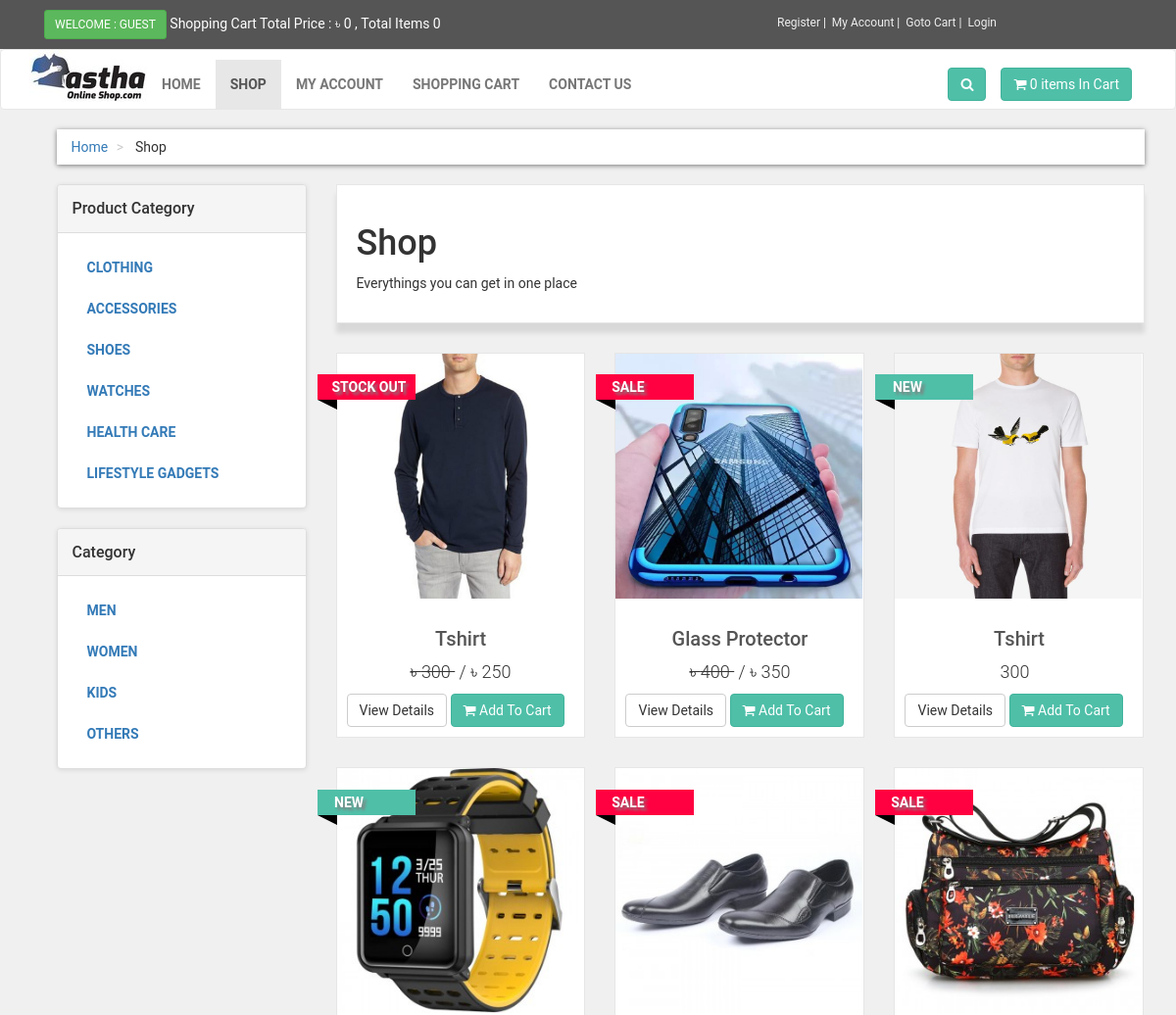
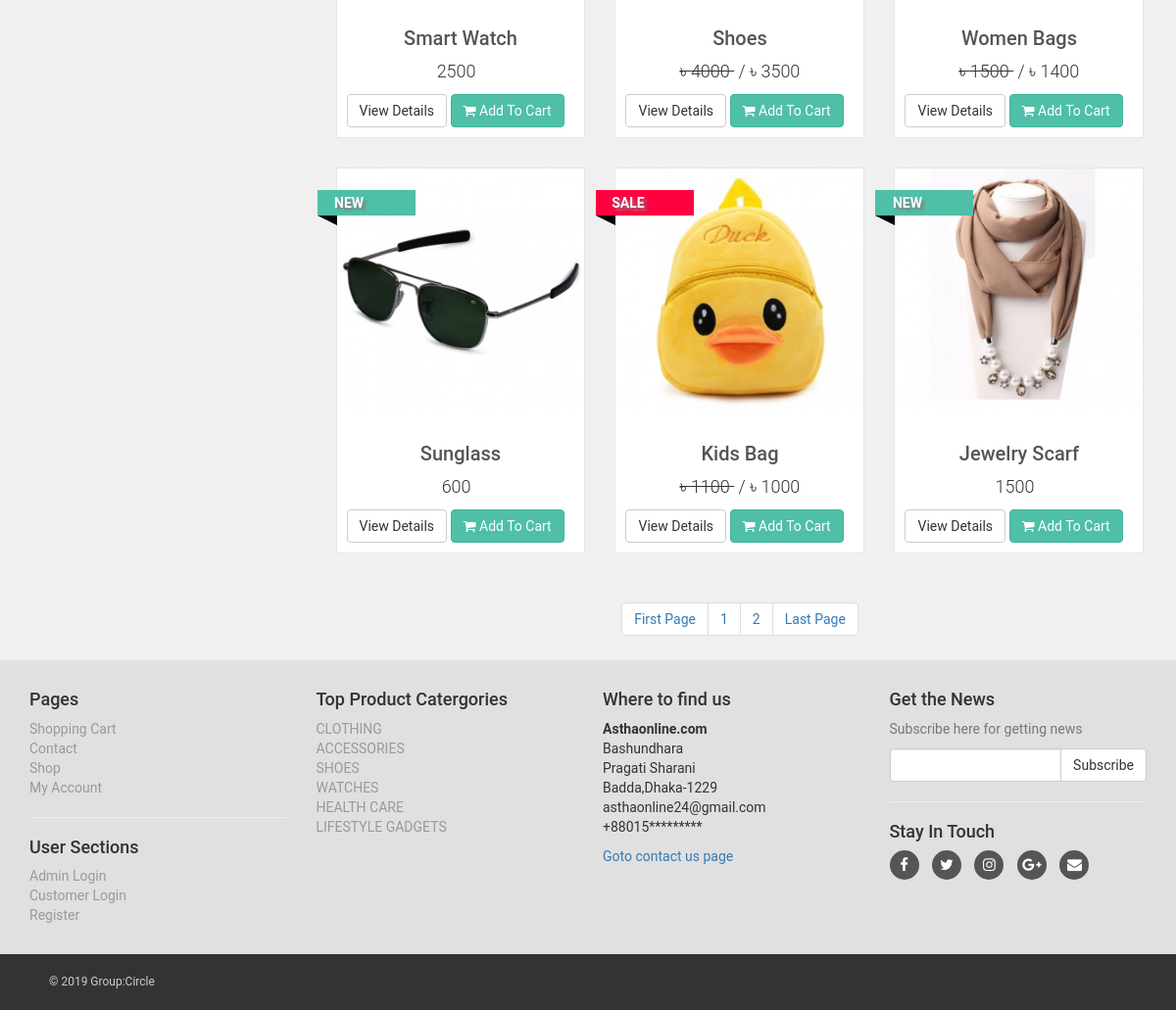
The page /shop.php on the database its author committed (2 pictures, top to bottom).
### tables this page shows
CREATE TABLE `product_categories` (
  `p_cat_id` int(10) NOT NULL,
  `p_cat_title` text NOT NULL,
  `p_cat_desc` text NOT NULL
);

CREATE TABLE `categories` (
  `cat_id` int(100) NOT NULL,
  `cat_title` text NOT NULL,
  `cat_desc` text NOT NULL
);

CREATE TABLE `products` (
  `product_id` int(10) NOT NULL,
  `p_cat_id` int(10) NOT NULL,
  `cat_id` int(10) NOT NULL,
  `date` timestamp NOT NULL DEFAULT current_timestamp() ON UPDATE current_timestamp(),
  `product_title` text NOT NULL,
  `product_img1` text NOT NULL,
  `product_img2` text NOT NULL,
  `product_img3` text NOT NULL,
  `product_price` int(10) NOT NULL,
  `product_desc` varchar(255) NOT NULL,
  `product_keywords` text NOT NULL,
  `product_label` text NOT NULL,
  `product_sale` int(10) NOT NULL,
  `product_qty` int(100) NOT NULL
);

### shop.php (the view, shortened to what this page needs)
<?php
include("includes/db.php");
include("functions/functions.php");
?>
<!DOCTYPE html>
<!DOCTYPE html>
<html>
<head>
	<link rel="stylesheet" href="https://maxcdn.bootstrapcdn.com/bootstrap/3.4.0/css/bootstrap.min.css">
	<link rel="stylesheet" href="styles/style.css">
	<link href="https://stackpath.bootstrapcdn.com/font-awesome/4.7.0/css/font-awesome.min.css" rel="stylesheet">
</head>
<body>
   <div id="top">
   		<div class="container">
   			<div class="col-md-6 offer">
   				<a href="#" class="btn btn-success btn-sm">
   					 <?php
            if (!isset($_SESSION['customer_email'])) {
              echo "Welcome : Guest";
            }else {
              echo "Welcome :" . $_SESSION['customer_email'] . "";
            }
            ?>
   				</a>
   				<a href="#">Shopping Cart Total Price : ৳<?php totalPrice(); ?> , Total Items <?php item(); ?></a>
   			</div>
   			<div class="col-md-6 ">
   				<ul class="menu">
   					<li>
   						<a href="customer_registration.php">Register</a>
   					</li>
   					<li>
   						<?php
              if(!isset($_SESSION['customer_email'])){
                 echo "<a href='checkout.php'>My Account</a>";
              }else{
                 echo "<a href='customer/my_account.php?my_order'>My Account</a>";
              }
              ?>
   					</li>
   					<li>
   						<a href="cart.php">Goto Cart</a>
   					</li>
   					<li>
   						<a href="login.php">
                  <?php
                  if (!isset($_SESSION['customer_email'])) {
                      echo "<a href='checkout.php'>Login</a>";
                    }else {
                      echo "<a href='logout.php'>Log Out</a>";
                    }
              ?>
              </a>
   					</li>
   				</ul>
   			</div>
   		</div>
   </div>
   <div class="navbar navbar-default" id="navbar">
   	<div class="container">
   		<div class="navbar-header">
  				<a class="navbar-band home" href="">
  					<img src="images/logo2.jpg" alt="Astha Online Shop" class="hidden-xs">
  				</a>
   		</div>
   		<div class="navbar-collapse collapse" id="navigation">
   			<div class="padding-nav">
   				<ul class="nav navbar-nav navbar-left">
   					<li>
   						<a href="index.php">Home</a>
   					</li>
   					<li class="active">
   						<a href="shop.php">Shop</a>
   					</li>
   					<li>
   						<?php
              if(!isset($_SESSION['customer_email'])){
                 echo "<a href='checkout.php'>My Account</a>";
              }else{
                 echo "<a href='customer/my_account.php?my_order'>My Account</a>";
              }
              ?>
   					</li>
   					<li>
   						<a href="cart.php">Shopping Cart</a>
   					</li>
   					<li>
   						<a href="contactus.php">Contact Us</a>
   					</li>
   				</ul>
   			</div>
   			<a href="cart.php" class="btn btn-primary navbar-btn right">
   				<i class="fa fa-shopping-cart"></i>
   				<span><?php item(); ?> items In Cart</span>
   			</a>
   			<div class="navbar-collapse collapse right">
   				<button class="btn navbar-btn btn-primary" type="button" data-toggle="collapse" data-target="#search">
   					<i class="fa fa-search"></i>
   				</button>
   			</div>
   		</div>
   	</div>
   </div>
   <div id="content">
     <div class="container">
       <div class="col-md-12">
          <ul class="breadcrumb">
            <li><a href="index.php">Home</a></li>
            <li>
              Shop
            </li>
          </ul>
       </div>
       <div class="col-md-3">
         <?php
            include("includes/sidebar.php");
         ?>
       </div>
        <div class="col-md-9">
          <?php
          if(!isset($_GET['p_cat'])){
            if(!isset($_GET['cat_id'])){
              echo "<div class='box'>
                <h1>Shop</h1>
                <p>Everythings you can get in one place</p>
              </div>";
          }
        }
          ?>
          <div class="row">
           <?php
          if(!isset($_GET['p_cat'])){
            if(!isset($_GET['cat_id'])){
              $per_page=9;
              if (isset($_GET['page'])) {
                  $page=$_GET['page'];
              }else{
                $page=1;
              }
              $start_from=($page-1)*$per_page;
      $get_product="select * from products order by 1 DESC LIMIT $start_from,$per_page";
              $run_pro=mysqli_query($con,$get_product);
              while ($row=mysqli_fetch_array($run_pro)) {
                $pro_id=$row['product_id'];
                $pro_title=$row['product_title'];
                $pro_price=$row['product_price'];
                $pro_sale_price = $row['product_sale'];
                $pro_img1=$row['product_img1'];
                 $pro_label = $row['product_label'];
                 $pro_qty = $row['product_qty'];
                 if($pro_label == "sale"){
            $product_price = " <del> ৳ $pro_price </del> ";
            $product_sale_price = "/ ৳ $pro_sale_price ";
        }else{
            $product_price = "   $pro_price  ";
            $product_sale_price = "";
        }
        if($pro_label == ""){
        }
        elseif ($pro_qty<=0){
           $product_label = "
                <a href='#' class='label $pro_label'>
                    <div class='theLabel'>Stock out</div>
                    <div class='labelBackground'>  </div>
                </a>
            ";
        }
        else{
            $product_label = "
                <a href='#' class='label $pro_label'>
                    <div class='theLabel'> $pro_label </div>
                    <div class='labelBackground'>  </div>
                </a>
            ";
        }
                echo "
                <div class='col-md-4 col-sm-6 center-responsive'>
                <div class='product'>
                <a href='details.php?pro_id=$pro_id'>
                <img src='admin_area/product_images/$pro_img1' class='img-resposive'height='250' width='252'>
                </a>
                <div class='text'>
                <h3><a href='details.php?pro_id=$pro_id'>$pro_title</a></h3>
                <p class='price'>$product_price &nbsp;$product_sale_price</p>
                <p class'buttons'>
                <a href='details.php?pro_id=$pro_id' class='btn btn-default'>View Details</a>
                <a href='details.php?pro_id=$pro_id' class='btn btn-primary'><i class='fa fa-shopping-cart'></i>
                Add To Cart
                </a>
                </p>
                </div>
                $product_label
                </div>
                </div>
                ";
              }
                   ?>
          </div>
          <center>
            <ul class="pagination">
              <?php
              $query="select * from products";
              $result=mysqli_query($con,$query);
              $total_record=mysqli_num_rows($result);
              $total_pages=ceil($total_record/$per_page);
              echo "<li><a href='shop.php?page=1'>".'First Page'."</a></li>
              ";
              for($i=1;$i<=$total_pages;$i++){
                 echo "<li><a href='shop.php?page=".$i."'>".$i."</a></li>
              ";
              };
        echo "<li><a href='shop.php?page=$total_pages'>".'Last Page'."</a></li>";
               }
        }
              ?>
            </ul>
          </center>
        </div>
     </div>
   </div>
 <?php
include("includes/footer.php")
  ?>
</body>
</html>

### functions/functions.php (shortened to what this page needs)
<?php
$db=mysqli_connect("localhost","root","","ecom");
function getUserIP(){
	switch (true) {
		default : return $_SERVER['REMOTE_ADDR'];
	}
}
function item(){
	global $db;
	$ip_add=getUserIP();
	$get_items="select * from cart where ip_add='$ip_add'";
	$run_item=mysqli_query($db,$get_items);
	$count=mysqli_num_rows($run_item);
	echo $count;
}
function totalPrice(){
	global $db;
	$ip_add=getUserIP();
	$total=0;
	$select_cart="select * from cart where ip_add='$ip_add'";
	$run_cart=mysqli_query($db,$select_cart);
	$count=mysqli_num_rows($run_cart);
	if($count<=0){echo " 0";}else{echo ($total+60);};
}
function getPCats(){
	global $db;
	$get_p_cats="select * from product_categories";
	$run_p_cats=mysqli_query($db,$get_p_cats);
	while ($row_p_cats=mysqli_fetch_array($run_p_cats)) {
		$p_cat_id=$row_p_cats['p_cat_id'];
		$p_cat_title=$row_p_cats['p_cat_title'];
		echo "<li><a href='shop.php?p_cat=$p_cat_id'>$p_cat_title</a> </li>";
	}
}
function getCat()
{
	global $db;
	$get_cat="select * from categories";
	$run_cat=mysqli_query($db,$get_cat);
	while ($row_cat=mysqli_fetch_array($run_cat)) {
		$cat_id=$row_cat['cat_id'];
		$cat_title=$row_cat['cat_title'];
		echo "<li><a href='shop.php?cat_id=$cat_id'>$cat_title</a>
		</li>";
	}
}
?>

### includes/footer.php (shortened to what this page needs)
<div id="footer">
	<div class="container">
		<div class="row">
			<div class="col-md-3 col-sm-6">
				<h4>Pages</h4>
				<ul>
					<li><a href="cart.php">Shopping Cart</a></li>
					<li><a href="contact.php">Contact</a></li>
					<li><a href="shop.php">Shop</a></li>
					<li>
						<?php
              if(!isset($_SESSION['customer_email'])){
                 echo "<a href='checkout.php'>My Account</a>";
              }else{
                 echo "<a href='customer/my_account.php?my_order'>My Account</a>";
              }
              ?>
					</li>
				</ul>
				<hr>
				<h4>User Sections</h4>
				<ul>
					<li><?php
						if(!isset($_SESSION['admin_email'])){
                 echo "<a href='admin_area/login.php'>Admin Login</a>";
              }else{
                 echo "<a href='admin_area/index.php?dashboard'>Admin Profile</a>";
              }
						?>
					</li>
					<li><?php
              if(!isset($_SESSION['customer_email'])){
                 echo "<a href='checkout.php'>Customer Login</a>";
              }else{
                 echo "<a href='customer/my_account.php?my_order'>My Account</a>";
              }
              ?></li>
					<li>
						<?php
              if(!isset($_SESSION['customer_email'])){
                 echo "<a href='customer_registration.php'>Register</a>";
              }else{
                 echo "<a href='customer/my_account.php?edit_act'>Edit Account</a>";
              }
              ?>
					</li>
				</ul>
			</div>
			<div class="col-md-3 col-sm-6">
				<h4>Top Product Catergories</h4>
				<ul>
					<?php
						$get_p_cats="select * from product_categories";
						$run_p_cats=mysqli_query($con,$get_p_cats);
						while ($row_p_cat=mysqli_fetch_array($run_p_cats)) {
							$p_cat_id=$row_p_cat['p_cat_id'];
							$p_cat_title=$row_p_cat['p_cat_title'];
							echo "<li><a href='shop.php?p_cat=$p_cat_id'> $p_cat_title</a></li>";
						}
						?>
				</ul>
			</div>
			<div class="col-md-3 col-sm-6">
				<h4>Where to find us</h4>
				<p>
					<strong>Asthaonline.com</strong>
					<br>Bashundhara
					<br>Pragati Sharani
					<br>Badda,Dhaka-1229
					<br>asthaonline24@gmail.com
					<br>+88015*********
				</p>
				<a href="contact.php">Goto contact us page</a>
			</div>
			<div class="col-md-3 col-sm-6">
				<h4>Get the News</h4>
				<p class="text-muted">
					Subscribe here for getting news
				</p>
				<form action="" method="post">
					<div class="input-group">
						<input type="text" name="email" class="form-control">
						<span class="input-group-btn">
							<input type="submit" class="btn btn-default" value="Subscribe">
						</span>
					</div>
				</form>
				<hr>
				<h4>Stay In Touch</h4>
				<p class="social">
				<a href="#"><i class="fa fa-facebook"></i></a>
				<a href="#"><i class="fa fa-twitter"></i></a>
				<a href="#"><i class="fa fa-instagram"></i></a>
				<a href="#"><i class="fa fa-google-plus"></i></a>
				<a href="#"><i class="fa fa-envelope"></i></a>
				</p>
			</div>
		</div>
	</div>
</div>
<div id="copyright">
	<div class="container">
		<div class="col-md-6">
			<p class="pull-left">
				&copy; 2019 Group:Circle
			</p>
		</div>
	</div>
</div>

### styles/style.css (style rules this page uses)
body { font-family: "Roboto","Helvetica",Arial,sans-sarif; font-size: 14px; line-height: 1.42857143; color: #333333; background-color: #f0f0f0; }
#top { background-color: #555555; padding: 10px 0; }
#top .offer { color: #fff; }
#top .offer .btn { text-transform: uppercase; }
#top a { color: #fff; }
#top ul.menu { padding-top: 5px; margin: 0; text-align: right; font-size: 12px; list-style: none; }
#top ul.menu { text-align: center; }
#top ul.menu > li { display: inline-block; }
#top ul.menu > li a { color: #eeeeee; }
#top ul.menu > li+ li:before { content: "|\00a0"; padding: 0 5 px; color: #f7f7f7; }
.navbar { background: white; }
.navbar-collapse .right { float: right;; }
.navbar ul.nav>li > a { text-transform: uppercase;; font-weight: bold; font-size: 14px; }
.padding-nav { padding-top: 10px; }
.btn-primary { color: rgb(255,255,255); background-color: rgb(79,191,168); border-color: rgb(65,179,156); }
.box { background: #fff; margin: 0 0 30px; border : solid 1px #e6e6e6; padding: 20px; box-shadow: 0 10px 5px rgba(0,0,0,0.1) }
#content { padding-left: 25px; }
#content .product { background:#fff; border: solid 1px #e6e6e6; box-sizing: border-box; margin-bottom: 30px; }
#content .product .text p.price { font-size: 18px; text-align: center; font-weight: 300; }
#content .product .text h3 { text-align: center; font-size: 20px; }
#content .product .text h3 a { color: rgb(85,85,85); }
#content .product .text { padding: 10px 10px 0px; }
#content .panel.sidebar-menu ul.nav.category-menu li a { text-transform: uppercase; font-weight: bold; }
.breadcrumb { padding: 8px 15px; margin-bottom: 20px; background-color: #ffffff; border-radius: 0; box-shadow: 0 1px 5px rgba(0,0,0,0.5); }
.breadcrumb >li+li:before { content: ">\00a0"; color: #cccccc; }
#footer { background: #e0e0e0; padding: 20px 0; }
#footer ul { padding-left: 0; list-style: none; }
#footer ul a { color: #999999; padding: 20px 0; }
#footer .social { text-align: left; }
#footer .social a { margin: 0 10px 0 0; color: #fff; display: inline-block; width: 30px; height: 30px; border-radius: 15px; line-height: 30px; font-size: 15px; text-align: center; transform: all 0.2s ease-out; vertical-align: bottom; background-color: #555555; }
#copyright { background: #333; color: #ccc; padding: 20px; font-size: 12px; }
#copyright p { margin: 0; }
.label { color: #000; text-transform: uppercase; font-size: 14px; font-weight: 700; position: absolute; top: 10px; padding-left: 51px; z-index: 20; }
.label .theLabel { position: relative; width: 100px; padding: 6px 50px 6px 15px; margin: 10px 50px 10px -71px; color: #fff; text-shadow: 3px 3px 3px grey; }
.label.sale .theLabel { background: rgb(255, 0, 64); }
.label.new .theLabel { background: #4fbfa8; }
.label .theLabel:before, .label .theLabel:after { content: ""; position: absolute; width: 0; height: 0; }
.label .theLabel:after { left: 0; top: 100%; border-width: 5px 10px; border-style: solid; border-color: #000 #000 transparent transparent; }

### rows shown on the page
product_categories: p_cat_title "CLOTHING"
product_categories: p_cat_title "ACCESSORIES"
product_categories: p_cat_title "SHOES"
product_categories: p_cat_title "WATCHES"
product_categories: p_cat_title "HEALTH CARE"
product_categories: p_cat_title "LIFESTYLE GADGETS"
categories: cat_title "MEN"
categories: cat_title "WOMEN"
categories: cat_title "KIDS"
categories: cat_title "OTHERS"
products: product_img1 (picture), product_title "Tshirt", product_price "300", product_sale "/ ৳ 250"
products: product_img1 (picture), product_title "Glass Protector", product_price "400", product_sale "/ ৳ 350", product_label "SALE"
products: product_img1 (picture), product_title "Tshirt", product_price "300", product_label "NEW"
products: product_img1 (picture), product_title "Smart Watch", product_price "2500", product_label "NEW"
products: product_img1 (picture), product_title "Shoes", product_price "4000", product_sale "/ ৳ 3500", product_label "SALE"
products: product_img1 (picture), product_title "Women Bags", product_price "1500", product_sale "/ ৳ 1400", product_label "SALE"
products: product_img1 (picture), product_title "Sunglass", product_price "600", product_label "NEW"
products: product_img1 (picture), product_title "Kids Bag", product_price "1100", product_sale "/ ৳ 1000", product_label "SALE"
products: product_img1 (picture), product_title "Jewelry Scarf", product_price "1500", product_label "NEW"

### other values the page prints
$count "0 0"
